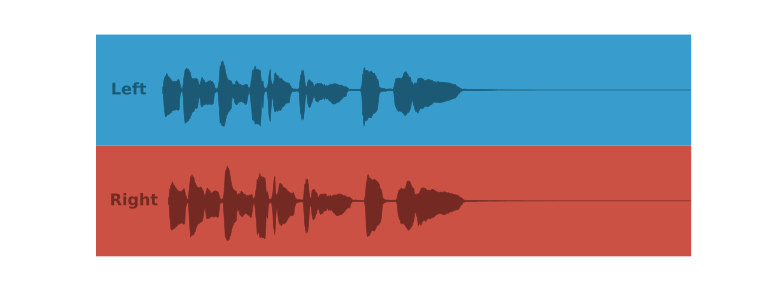

Python code for this plot:
import librosa
import matplotlib.pyplot as plt
x, _ = librosa.load(librosa.ex('trumpet', hq=True), mono=False)
_, axs = plt.subplots(2, figsize=(8, 3))
plt.subplots_adjust(hspace=0)
waveform(
    x[0, :],
    text='Left ',  # empty space for same size as 'Right'
    linewidth=0.5,
    background='#389DCD',
    color='#1B5975',
    ax=axs[0],
)
waveform(
    x[1, :],
    text='Right',
    linewidth=0.5,
    background='#CA5144',
    color='#742A23',
    ax=axs[1],
)
